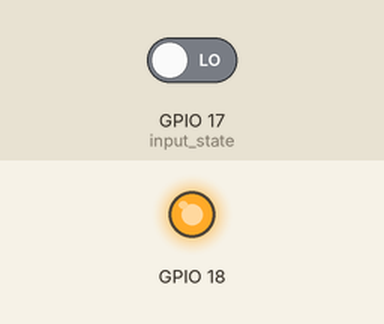
This program was run on a simulated Raspberry Pi (BCM pin numbers). Parts: output pins drawn as LEDs (lit = HIGH). The inputs (shaded band) are chosen by the test bench; at power-on: GPIO 17 (input_state) LOW. The clock reads 2024-03-15 10:24:30 at power-on unless the program sets it; the camera gives no picture and a still takes 0.5 s; what the program prints to the terminal is not drawn.

Above: at 1.2 s.
1.3 s: GPIO 17 (input_state) driven HIGH
Timing chart, 0 to 4.3 s (numbered marks = the images above; inputs shaded):
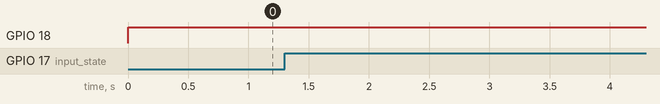

Measured:
- after the input at 1.3 s, every drawn part: stays the same

The program:

ncampir.py
```python
import RPi.GPIO as GPIO
import picamera
import time

GPIO.setmode(GPIO.BCM)

GPIO.setup(17, GPIO.IN)

GPIO.setup(18, GPIO.OUT)

camera = picamera.PiCamera()
camera.resolution = (1024, 768)

try:
	while True:
		GPIO.output(18, True)
		input_state = GPIO.input(17)
		if input_state == True:
			print('Motion Detected')

			camera.start_preview()
			time.sleep(2)
			filename = 'night-motion-'+time.strftime('%Y%m%d-%H%M%S')+'.jpg'
			camera.capture(filename)
			time.sleep(2)
			camera.stop_preview()
			print(filename)
finally:
	print('Cleaning Up')
	GPIO.output(18, False)
	GPIO.cleanup()
	camera.close()
```
